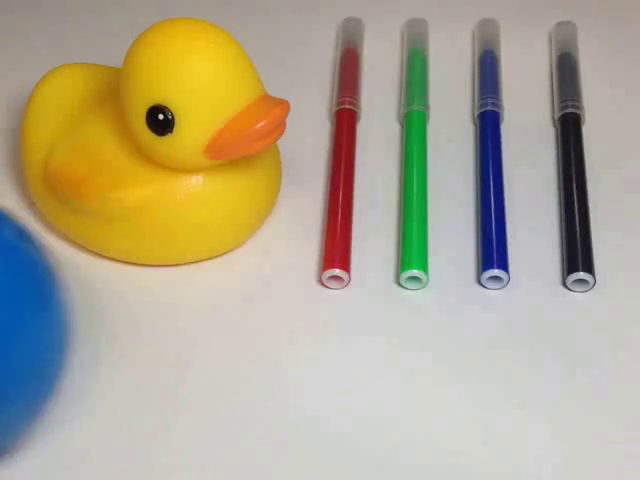
#> input picture frame 10 of data/sample1.mp4, 640 x 480 px
$ python 3_7.py
#> lines starting #> are read from the running program, lines starting #| are printed output that depends on the picture; after the words box and inside, x2 and y2 are one past the last pixel; in counts of white or black regions, pixels touching at a corner belong together
import time
import cv2
import numpy as np


def nothing(x):
    pass


cap = cv2.VideoCapture('data/sample1.mp4')
cv2.namedWindow('win_dst')
cv2.createTrackbar('iterate', 'win_dst', 8, 64, nothing)
dst = np.empty((480, 640, 3), np.uint8)

# dilateの注目領域
kernel = np.ones((3, 3), np.uint8)

while True:
    ret, src = cap.read()
#> src is the input picture: shape (480, 640, 3); mean B, G, R 146.6, 170, 177.9
    if not ret:
        cap.set(cv2.CAP_PROP_POS_FRAMES, 0)
        continue

    # dilate処理の回数の取得
    iterations = cv2.getTrackbarPos('iterate', 'win_dst')

    # dilate処理の計測
    start_time = time.perf_counter()
    dst = cv2.dilate(src, kernel, dst, iterations=iterations)
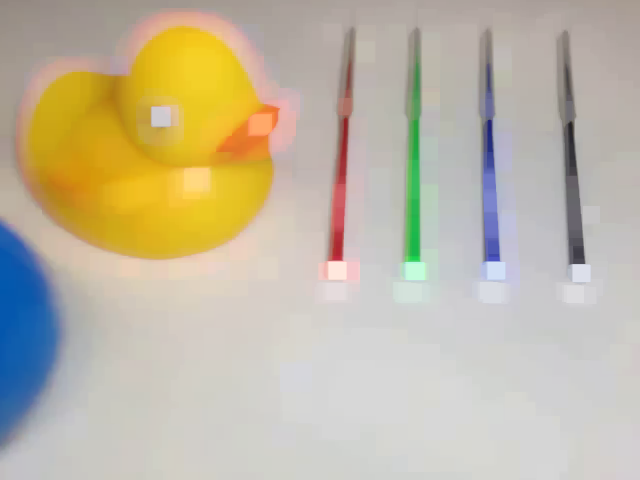
#> dst: shape (480, 640, 3); mean B, G, R 163.2, 184, 192.9
    duration = (time.perf_counter() - start_time) * (10 ** 6)  # micro-sec

    # 周期 (micro-sec)の表示
    text = '{:>5.0f} us'.format(duration)
    cv2.putText(dst, text, (16, 32), cv2.FONT_HERSHEY_SIMPLEX,
                1, (0, 0, 0), 2)
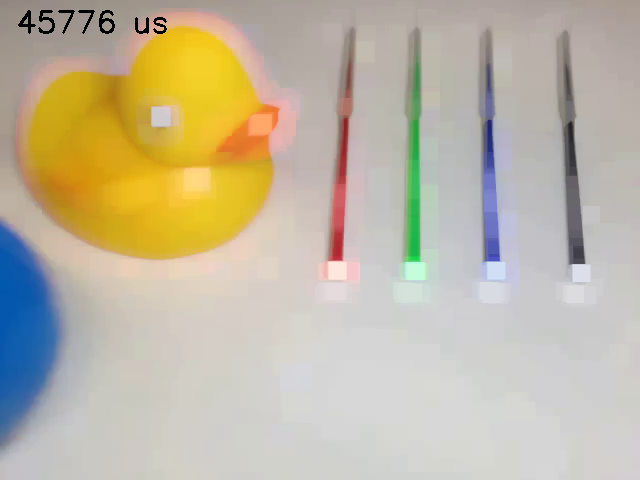
#> dst: shape (480, 640, 3); 0.31% of pixels changed, all inside (x1, y1, x2, y2) = (18, 10, 167, 34)

    cv2.imshow('win_dst', dst)
    if cv2.waitKey(30) == 27:
#> (key Esc is pressed here)
        break

cv2.destroyAllWindows()


'''  EXAMPLES

#  以下はdilate構造フィルタの例です。
#  dilate構造フィルタ定義の行を置き換えて指定可能です。

kernel = np.array(
    [[0, 0, 0, 1, 0, 0, 0],
     [0, 1, 1, 1, 1, 1, 0],
     [0, 1, 1, 1, 1, 1, 0],
     [1, 1, 1, 1, 1, 1, 1],
     [0, 1, 1, 1, 1, 1, 0],
     [0, 1, 1, 1, 1, 1, 0],
     [0, 0, 0, 1, 0, 0, 0]], np.uint8)

'''

$ run again, starting later in the video
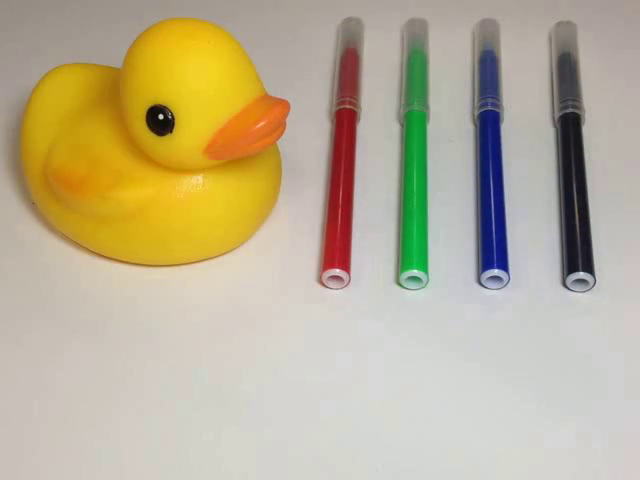
#> input picture frame 49 of data/sample1.mp4, 640 x 480 px
#> src is the input picture: shape (480, 640, 3); mean B, G, R 149.2, 176.9, 187.6
#> `dst = cv2.dilate(src, kernel, dst, iterations=iterations)`:
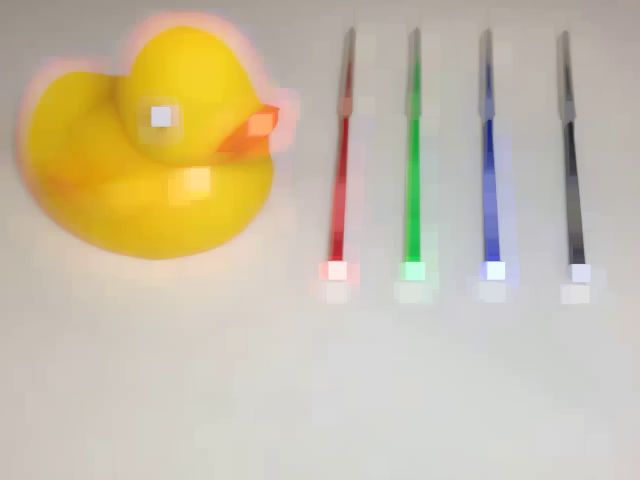
#> dst: shape (480, 640, 3); mean B, G, R 165.5, 190, 200.9
#> `cv2.putText(dst, text, (16, 32), cv2.FONT_HERSHEY_SIMPLEX, 1, (0, 0, 0..`:
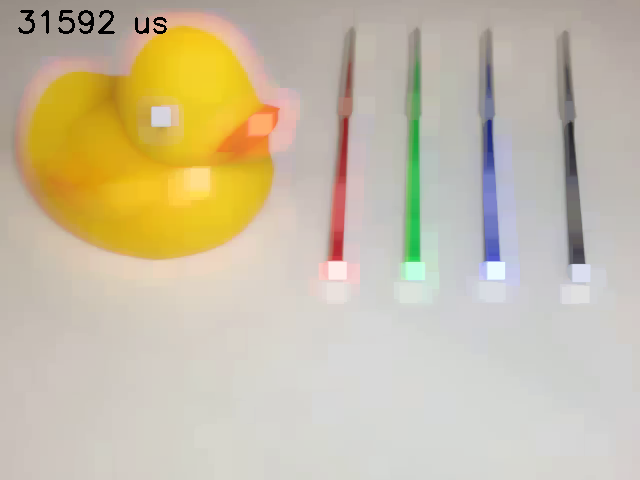
#> dst: shape (480, 640, 3); 0.32% of pixels changed, all inside (x1, y1, x2, y2) = (18, 10, 167, 34)

$ run again, starting later in the video
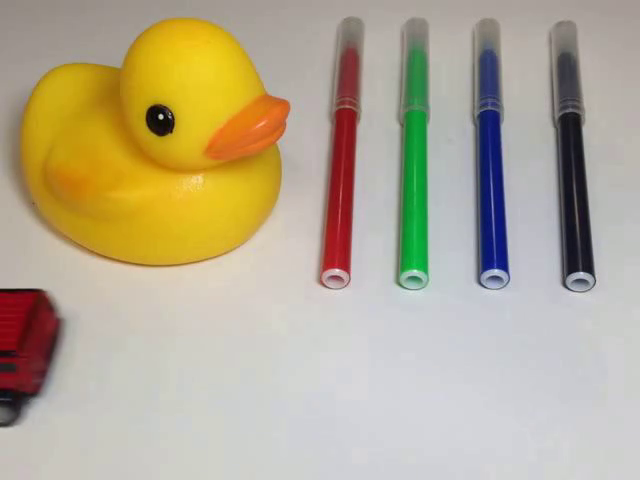
#> input picture frame 87 of data/sample1.mp4, 640 x 480 px
#> src is the input picture: shape (480, 640, 3); mean B, G, R 146.8, 171.4, 182
#> `dst = cv2.dilate(src, kernel, dst, iterations=iterations)`:
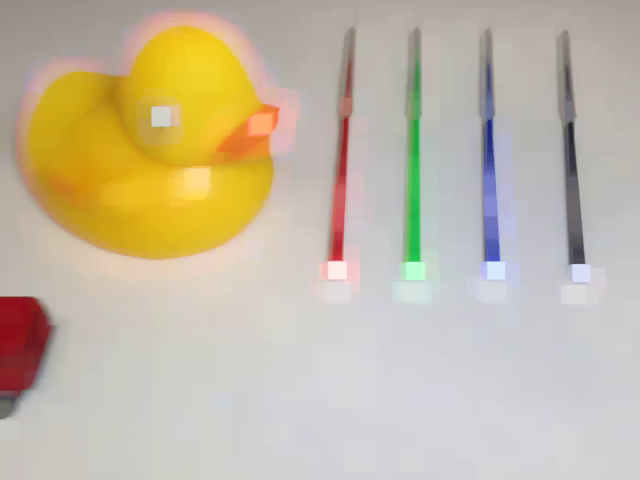
#> dst: shape (480, 640, 3); mean B, G, R 164.3, 185.8, 196.5
#> `cv2.putText(dst, text, (16, 32), cv2.FONT_HERSHEY_SIMPLEX, 1, (0, 0, 0..`:
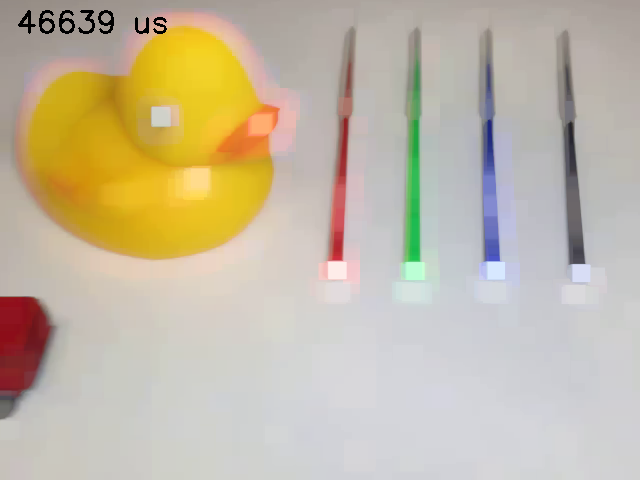
#> dst: shape (480, 640, 3); 0.36% of pixels changed, all inside (x1, y1, x2, y2) = (18, 10, 167, 34)
